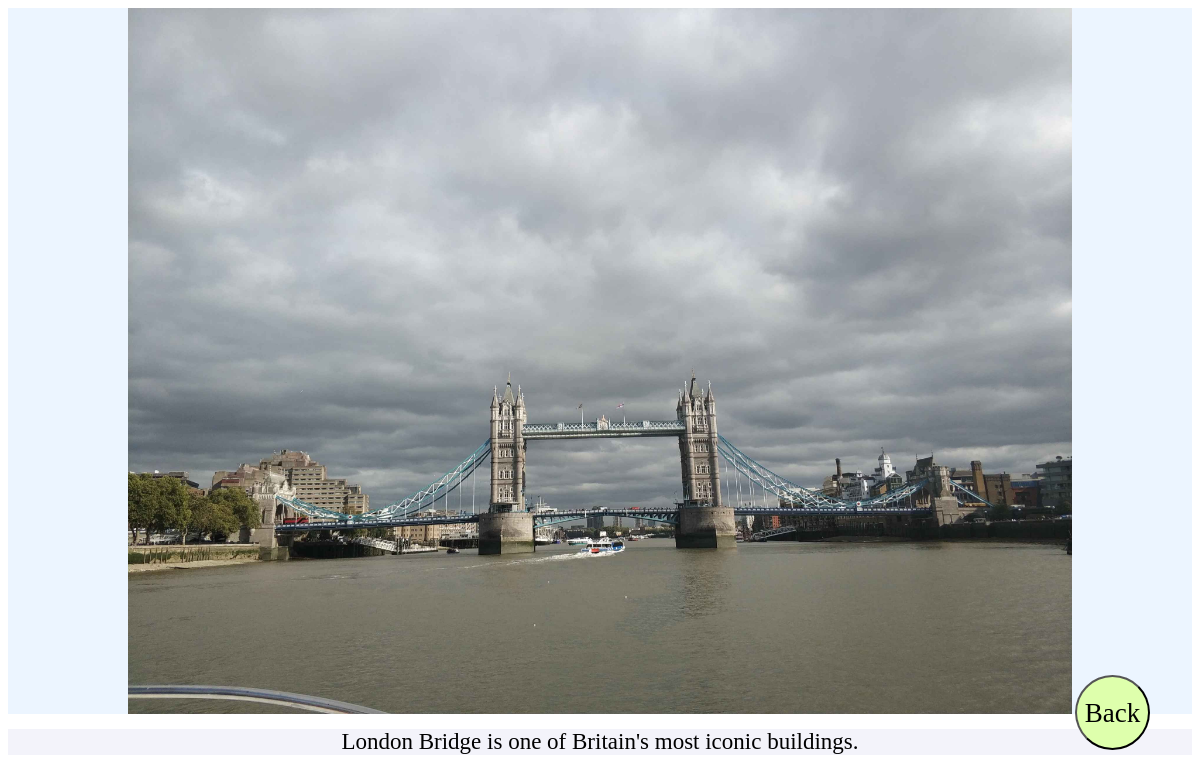
/daily/2/, run on the app's committed database.
### blog/models.py (models this page shows, shortened)
class Photos(models.Model):
    album_name = models.ForeignKey(Gallery, on_delete = models.CASCADE, blank=True)
    describe = models.CharField(max_length=500, blank=True)
    photo = models.ImageField(upload_to = 'images/')
    title = models.CharField(max_length=30)
    compressed_photo = models.ImageField(upload_to = 'compressed_images/')

### blog/views.py (the view)
# urls.py: path('daily/<int:pk>/',views.photo, name='photo'),
def photo(request, pk):
    photoPK = Photos.objects.get(pk=pk)
    return render(request, 'blog/photo.html', {'photoPK':photoPK})

### blog/templates/blog/photo.html (shortened to what this page needs)
{% load static %}
<html>
	<head>
		<link rel="stylesheet" href="{% static 'css/photo.css' %}">
	</head>
	<body>
		<div align="center" class="photoClass">
			<img src="{{photoPK.photo.url}}"/>
		</div>
		<div class="photoDescribe">{{photoPK.describe}}</div>
		<button type="button" class="backButton" onclick="back()">Back</button>
	</body>
</html>

### blog/static/css/photo.css (style rules this page uses)
.photoClass img { height:90%; width: auto; }
.photoClass { background-color: #ECF5FF; }
.photoDescribe { margin-top: 15px; background-color: #F3F3FA; text-align: center; font-size: 23px; font-family: 'Kalam-Bold'; }
.backButton { position: fixed; bottom: 50px; right: 50px; height: 75px; width: 75px; border-radius: 75px; background-color: #DEFFAC; text-align: center; line-height: 2; font-size: 27; font-family: Pangolin-Regular; cursor: pointer; }

### data on the page
Photos: photo (picture), describe "London Bridge is one of Britain's most iconic buildings."
